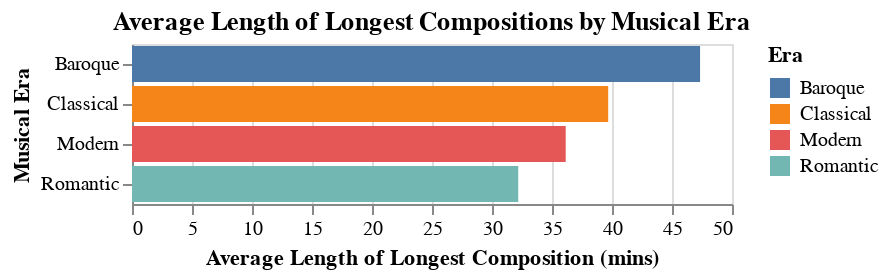

Source (notebook cell):
### Code cell
chart = alt.Chart(chart_data).mark_bar().encode(
    y=alt.Y('Era:N', title='Musical Era', sort='-x'),  # Note the sort is now '-x'
    x=alt.X('mean(Duration of Biggest Piece(mins)):Q', title='Average Length of Longest Composition (mins)'),
    color='Era:N'
).properties(title='Average Length of Longest Compositions by Musical Era')

chart.display()

### Figure 1 — Vega-Lite specification as saved in the notebook (floating-point values rounded to 4 significant figures)
{"config": {"view": {"continuousWidth": 300, "continuousHeight": 300}}, "data": {"values": [{"Era": "Baroque", "Duration of Biggest Piece(mins)": 47.34}, {"Era": "Classical", "Duration of Biggest Piece(mins)": 39.68}, {"Era": "Modern", "Duration of Biggest Piece(mins)": 36.14}, {"Era": "Romantic", "Duration of Biggest Piece(mins)": 32.19}]}, "mark": {"type": "bar"}, "encoding": {"color": {"field": "Era", "type": "nominal"}, "x": {"aggregate": "mean", "field": "Duration of Biggest Piece(mins)", "title": "Average Length of Longest Composition (mins)", "type": "quantitative"}, "y": {"field": "Era", "sort": "-x", "title": "Musical Era", "type": "nominal"}}, "title": "Average Length of Longest Compositions by Musical Era", "$schema": "https://vega.github.io/schema/vega-lite/v5.16.3.json"}
